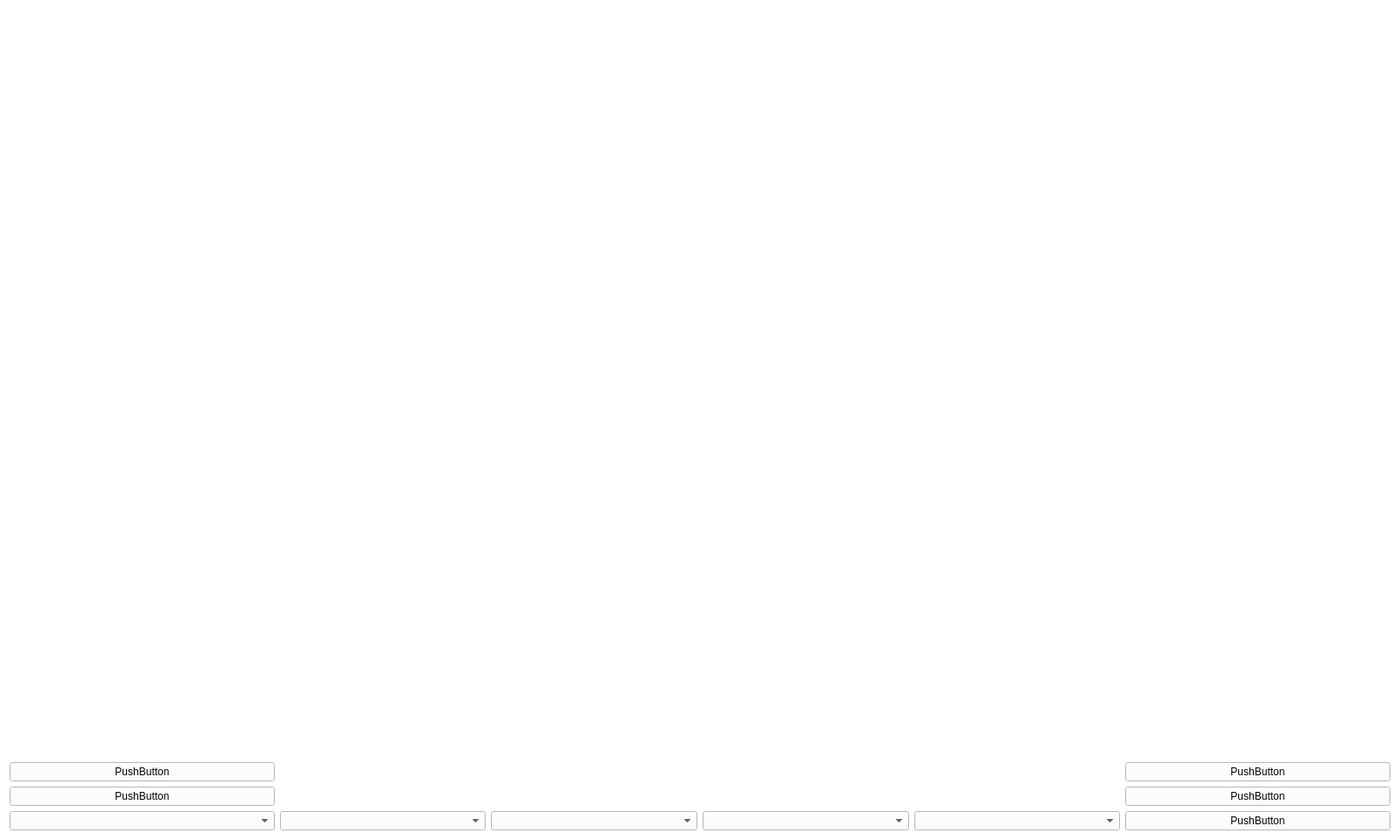
<?xml version="1.0" encoding="UTF-8"?>
<ui version="4.0">
 <class>IndicatorCameraExposeWidget</class>
 <widget class="QWidget" name="IndicatorCameraExposeWidget">
  <property name="geometry">
   <rect>
    <x>0</x>
    <y>0</y>
    <width>1600</width>
    <height>960</height>
   </rect>
  </property>
  <property name="windowTitle">
   <string>Form</string>
  </property>
  <property name="styleSheet">
   <string notr="true">background-color: rgb(255, 255, 255);</string>
  </property>
  <layout class="QGridLayout" name="gridLayout_2">
   <item row="0" column="0">
    <layout class="QGridLayout" name="gridLayout" rowstretch="348,121,121,121,121" columnstretch="9,7,7,7,7,9">
     <item row="4" column="5">
      <widget class="CustomPushButton" name="disOffPushButton">
       <property name="text">
        <string>PushButton</string>
       </property>
      </widget>
     </item>
     <item row="4" column="0">
      <widget class="CustomComboBox" name="daynNightComboBox"/>
     </item>
     <item row="3" column="0">
      <widget class="CustomPushButton" name="speedPushButton">
       <property name="text">
        <string>PushButton</string>
       </property>
      </widget>
     </item>
     <item row="2" column="0">
      <widget class="CustomPushButton" name="showHidePushButton">
       <property name="text">
        <string>PushButton</string>
       </property>
      </widget>
     </item>
     <item row="0" column="4">
      <spacer name="verticalSpacer">
       <property name="orientation">
        <enum>Qt::Vertical</enum>
       </property>
       <property name="sizeHint" stdset="0">
        <size>
         <width>20</width>
         <height>40</height>
        </size>
       </property>
      </spacer>
     </item>
     <item row="4" column="4">
      <widget class="CustomComboBox" name="dnrComboBox"/>
     </item>
     <item row="2" column="5">
      <widget class="CustomPushButton" name="hlcOnPushButton">
       <property name="text">
        <string>PushButton</string>
       </property>
      </widget>
     </item>
     <item row="3" column="5">
      <widget class="CustomPushButton" name="defogOffPushButton">
       <property name="text">
        <string>PushButton</string>
       </property>
      </widget>
     </item>
     <item row="4" column="3">
      <widget class="CustomComboBox" name="irisComboBox"/>
     </item>
     <item row="4" column="2">
      <widget class="CustomComboBox" name="gainComboBox"/>
     </item>
     <item row="4" column="1">
      <widget class="CustomComboBox" name="shutterSpeedComboBox"/>
     </item>
    </layout>
   </item>
  </layout>
 </widget>
 <customwidgets>
  <customwidget>
   <class>CustomPushButton</class>
   <extends>QPushButton</extends>
   <header>CustomPushButton.h</header>
  </customwidget>
  <customwidget>
   <class>CustomComboBox</class>
   <extends>QComboBox</extends>
   <header>CustomComboBox.h</header>
  </customwidget>
 </customwidgets>
 <resources/>
 <connections/>
</ui>
